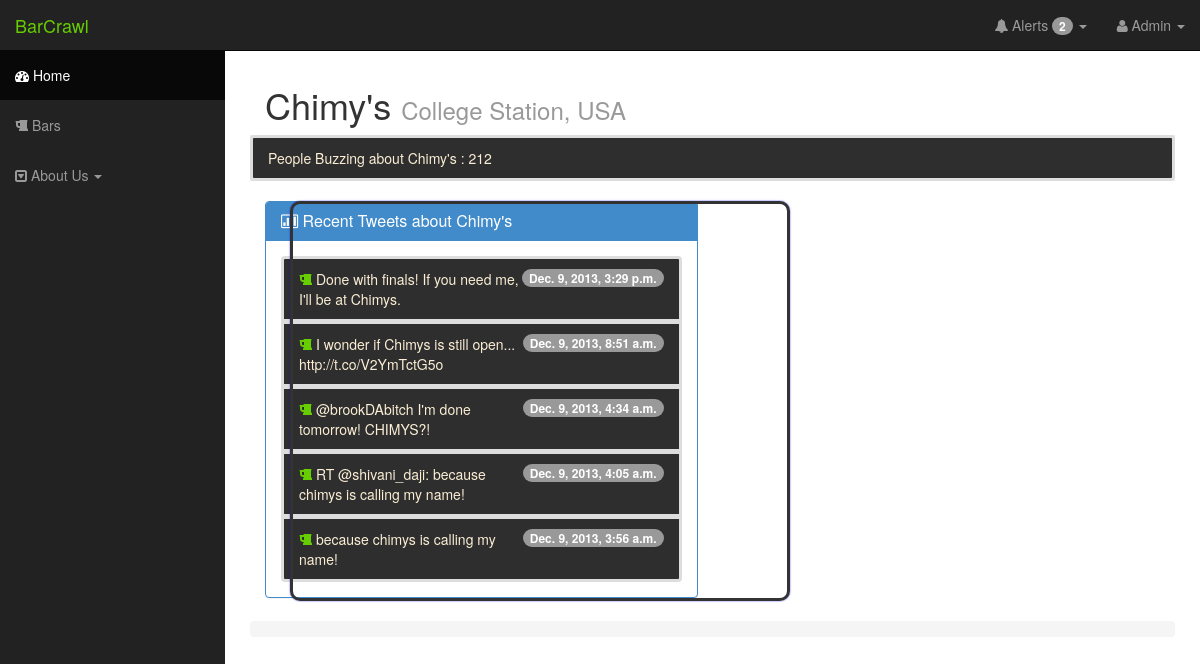
Screenshot of /twitterhandler/23/ with the database file from the repository.
### location/models.py (models this page shows, shortened)
class Location(models.Model):
	country = models.CharField(max_length=50)
	city = models.CharField(max_length=50)
	place_name = models.CharField(max_length=100)
	twitter_handle = models.CharField(max_length=30,default="",help_text="The twitter handle of the location.")
	twitter_id = models.CharField(max_length=50,default="",help_text="The twitter user id of the location")
	fb_id = models.CharField(max_length=50,default="",help_text="The facebook id of the location")
	tweeter_count = models.IntegerField(default=0,help_text="Number of twitter users at the location.")
	fb_user_count = models.IntegerField(default=0,help_text="Number of fb users at the location.")
	lattitude_1 = models.FloatField(default=0)
	longitude_1 = models.FloatField(default=0)
	lattitude_2 = models.FloatField(default=0)
	longitude_2 = models.FloatField(default=0)
	lattitude_3 = models.FloatField(default=0)
	longitude_3 = models.FloatField(default=0)
	lattitude_4 = models.FloatField(default=0)
	longitude_4 = models.FloatField(default=0)
	lattitude_center = models.FloatField(default=0)
	longitude_center = models.FloatField(default=0)

### twitterhandler/models.py (models this page shows, shortened)
class Tweet(models.Model):
	tweet_id = models.CharField(max_length=50)
	tweet_text = models.CharField(max_length=200)
	tweet_created_at = models.DateTimeField('created at')
	location = models.ForeignKey(Location)

### twitterhandler/views.py (the view)
# urls.py: url(r'^(?P<loc_id>\d+)/$', views.locationDetails, name="detail"),
def locationDetails(request, loc_id):
	try:
		locations = Location.objects.get(pk=loc_id)
		tweets = Tweet.objects.filter(location__twitter_handle=locations.twitter_handle)
	except Location.DoesNotExist:
		raise Http404
	return render(request, 'twitterhandler/detail.html', {'location':locations, 'tweets':tweets})

### twitterhandler/templates/twitterhandler/detail.html (shortened to what this page needs)
{% extends "twitterhandler/base_site.html" %}
{% block content %}
{% load static %}
<div id="row">
	<div class="col-lg-12">
		<h1> {{location.place_name }} <small> {{ location.city }}, {{ location.country }}</small></h1>
	</div>
</div>
<ul class="list-group">
<li class="list-group-item"><font color="fbeed5">People Buzzing about {{location.place_name }} :  {{ location.tweeter_count}}</font>  </span></li>
</ul>
  <div class="col-lg-6">
    <div class="panel panel-primary">
      {% if tweets %}
        <div class="panel-heading">
          <h3 class="panel-title"><i class="fa fa-bar-chart-o"></i> Recent Tweets about {{location.place_name }}</h3>
        </div>
        <div class="panel-body">
        {% for tweet in tweets %}
          <div id="barlist" class="list-group-item">
            <span class="badge">{{ tweet.tweet_created_at}}</span>
            <font color="66CD00"><i class="fa fa-beer"></i></font>
            <font color="fbeed5">{{ tweet.tweet_text}}</font>
          </div>
        {% endfor %}
      {% endif %}
      </div>
    </div>
  </div>
<div id="individual_map_canvas"></div>
<ol class="breadcrumb"></ol>
{% endblock %}

### twitterhandler/static/twitterhandler/css/sb-admin.css (style rules this page uses)
body { margin-top: 50px; }

### rows the page displays
Location: place_name "Chimy's", city "College Station", country "USA", tweeter_count "212"
Tweet: tweet_created_at "Dec. 9, 2013, 3:29 p.m.", tweet_text "Done with finals! If you need me, I'll be at Chimys."
Tweet: tweet_created_at "Dec. 9, 2013, 8:51 a.m.", tweet_text "I wonder if Chimys is still open... http://t.co/V2YmTctG5o"
Tweet: tweet_created_at "Dec. 9, 2013, 4:34 a.m.", tweet_text "@brookDAbitch I'm done tomorrow! CHIMYS?!"
Tweet: tweet_created_at "Dec. 9, 2013, 4:05 a.m.", tweet_text "RT @shivani_daji: because chimys is calling my name!"
Tweet: tweet_created_at "Dec. 9, 2013, 3:56 a.m.", tweet_text "because chimys is calling my name!"
